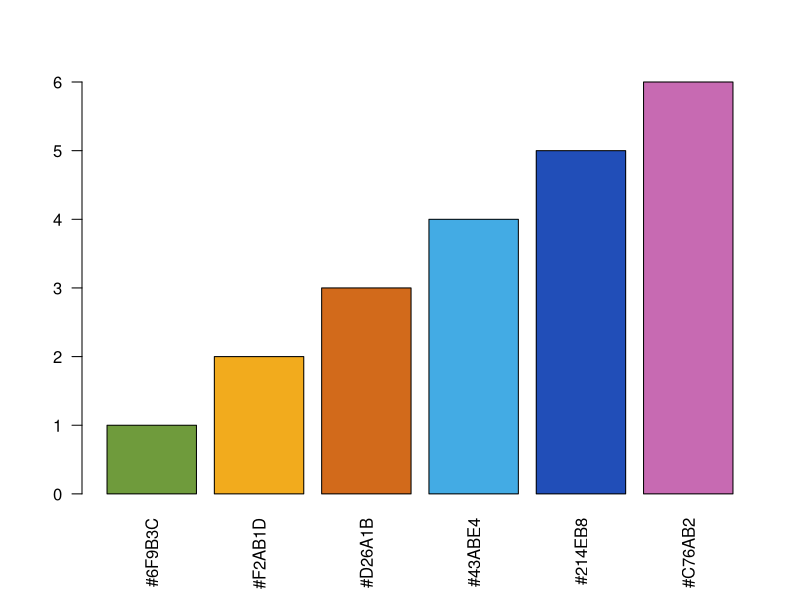
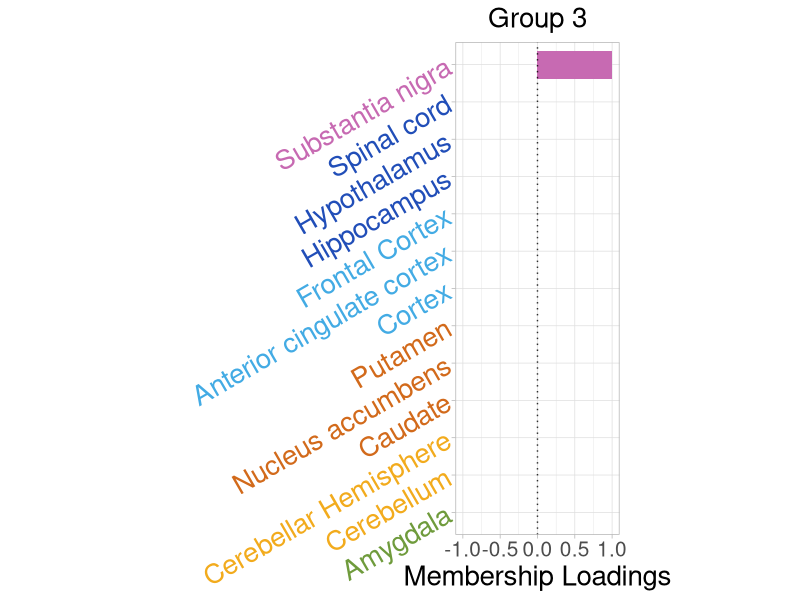
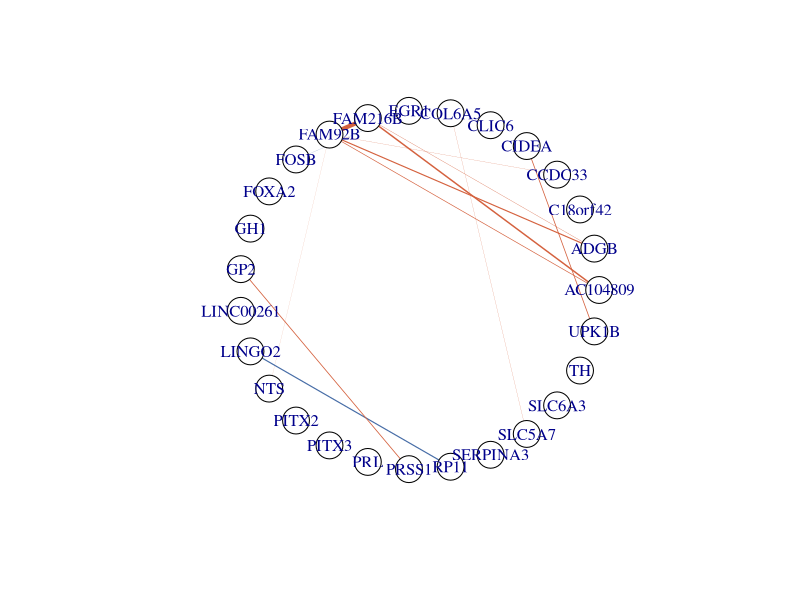

Reproduce these figures in R, in order.
##### vertical barplots & preparation for network #####

# Origin:  03/12/21, Lastest update: Jiaxin Hu 03/14/21

## Here is the example to make barplot for membership matrix U and networks for precision matrix

## The code for barplot is originally used to plot a gene enrichment plot for the final project of BMI 826
## The original figure is an error bar figure using  geom_errorbar()

library(ggplot2)
library(igraph)

# check the clustering result quickly
U = read.csv("output_r3rho1500/U_r3_rho1500.csv",header = TRUE)
rownames(U)=U[,1]
U=U[,-1]

brain_tissue_name=rownames(as.matrix(U))
r = 3
cluster_result =list()
for (i in 1:r) {
  cluster_result[[i]] = brain_tissue_name[ U[,i] != 0 ]
}
cluster_result[[(r+1)]] = brain_tissue_name[rowSums(U) == 0]
for (i in 1:(r+1)) {
  cat("This is cluster ",i, "\n", cluster_result[[i]], "\n")
}


## bar plot visualization

tissue_name = brain_tissue_name
tissue_name = gsub("Brain - ", "",tissue_name)
tissue_name = gsub("\\s*\\([^\\)]+\\)","",tissue_name)

U_df = data.frame(tissue_name = tissue_name, U1 = U[,1], U2 = U[,2],U3 = U[,3],U4=rep(1,13)) ## modify based on outputs
U_df$Tissues = rep(0,13)

#### modify based on outputs
U_df$Tissues[U_df$U1 > 0] = "Other Tissues"
U_df$Tissues[U_df$U1 < 0] = "Cortex"
U_df$Tissues[U_df$U2 < 0] = "Cerebellum"
U_df$Tissues[U_df$U2 > 0] = "Basal Ganglia"
U_df$Tissues[U_df$U3 > 0] = "Substantia nigra"
U_df$Tissues[U_df$U3 < 0] = "Amygdala"


U_df$Tissues = as.factor(U_df$Tissues)
U_df = U_df[order(U_df$Tissues),]

selected_color = c("#6F9B3C","#F2AB1D","#D26A1B","#43ABE4","#214EB8","#C76AB2")
# check the color
barplot(1:length(selected_color), col=as.character(selected_color), names.arg = selected_color, las=2) 
U_df$color = rep(0,13)

for (i in 1:length(levels(U_df$Tissues))) {
  U_df$color[ U_df$Tissues %in% levels(U_df$Tissues)[i]  ] = selected_color[i]
}

# for group 0
pdf("Figure/bar3.pdf",width=6,height=10)
gg1 = ggplot(U_df, aes(x = tissue_name, y = U3, fill = Tissues)) +
  geom_bar(stat="identity", width=0.75)+
  scale_fill_manual(values = selected_color) +
  #scale_colour_manual(values = c("#6F9B3C","#F2AB1D","#214EB8","#43ABE4","#7776BC","#C76AB2")) +
  scale_x_discrete(limits=c(U_df$tissue_name))+
  theme_light()+
  theme(
    aspect.ratio = 3/1,
    axis.text.y = element_text(size = 20, color = as.character(U_df$color),
                               angle = 30),
    axis.text.x = element_text(size = 15),
    axis.title.y = element_blank(),
    axis.title.x = element_text(size = 20),
    plot.title = element_text(hjust = 0.5,size = 20),
    legend.position = "none"
  )+
  ylim(-1,1) +
  ylab("Membership Loadings")+
  geom_hline(yintercept = 0, lty = "dotted", alpha = 0.8)+
  ggtitle(label = "Group 3") +
  coord_flip()

gg1
dev.off()



########### network plotting using igraph
# read data
Theta1=read.csv("output_r3rho1500/Theta_1_r3_rho1500.csv")
rownames(Theta1)=Theta1[,1]
Theta1=as.matrix(Theta1[,-1])
Theta2=read.csv("output_r3rho1500/Theta_2_r3_rho1500.csv")
rownames(Theta2)=Theta2[,1]
Theta2=as.matrix(Theta2[,-1])
Theta3=read.csv("output_r3rho1500/Theta_3_r3_rho1500.csv")
rownames(Theta3)=Theta3[,1]
Theta3=as.matrix(Theta3[,-1])
Theta0=read.csv("output_r3rho1500/Theta0_r3_rho1500.csv")
rownames(Theta0)=Theta0[,1]
Theta0=as.matrix(Theta0[,-1])


# get strong genes
index1=which((Theta1 - diag(diag(Theta1)))!=0,arr.ind=T)
index2=which((Theta2 - diag(diag(Theta2)))!=0,arr.ind=T)
index3=which((Theta3 - diag(diag(Theta3)))!=0,arr.ind=T)
index3=index3[order(abs(Theta3[index3]),decreasing = T)[1:20],] # first 10 strong connections in Theta3

index = unique(c(index1[,1], index1[,2], index2[,1], index2[,2],index3[,1], index3[,2]))

# get vertices
gene_name=row.names(Theta1) 
gene_name= gsub("\\_.*","",gene_name)
gene = as.data.frame(sort(gene_name[index]))

# get node-edge file
# for group 2
Theta = Theta2
network = NULL
for (i in 2:length(index)) {
  for (j in 1:(i-1)) {
    if( abs(Theta[index[i],index[j]])!=0){
      network = rbind(network, c(gene_name[index[i]], gene_name[index[j]], 
                                 abs(Theta[index[i],index[j]]), sign(Theta[index[i],index[j]])))
    }
  }
}
colnames(network) = c("from","to","value","sign")
network = as.data.frame(network)

# For Theta 0, cut off weak connecitons for better visualization
# For Theta_l, l = 1,2,3, ignore this step
# network = network[abs(as.numeric(network$value)) > 0.05,]



# plot
g1 = graph_from_data_frame(network, directed = F, vertices = gene)
width = as.numeric(network$value)*20 # For Theta0, change to *5
color = rep("#D4613E",length(network$sign)) # negative red
color[network$sign == 1] = "#466CA6" #positive blue

pdf("Figure/Theta0.pdf",width=10, height=10)
plot(g1, layout = layout.circle(g1),
     edge.width = width,
     edge.color = color,
     vertex.color = 'white',
     vertex.frame.color = "black")
dev.off()









